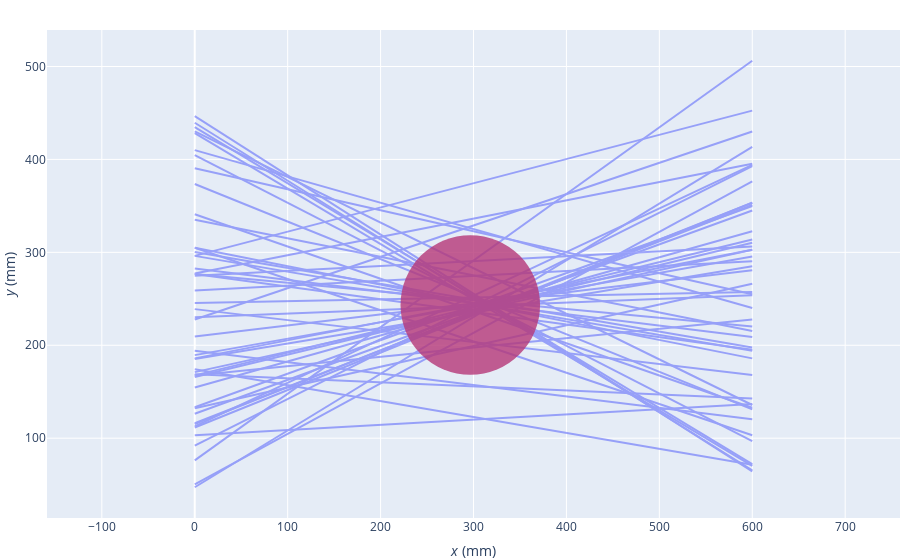

The cell this chart's notebook holds for it:
### Code cell
# Plot all LoRs and the minimum distance point (MDP)
grapher = PlotlyGrapher2D()

grapher.add_lines(lors_original)
grapher.add_points([x], size=s)

grapher.show()

### Figure 1 — Plotly figure (JSON) as saved in the notebook; plotly's stock layout.template omitted (floating-point values rounded to 4 significant figures; data arrays with more than 128 entries replaced by an {"elided": "..."} marker saying what was removed)
{"data": [{"line": {"width": 2}, "mode": "lines", "opacity": 0.6, "type": "scatter", "x": {"elided": "150 int values"}, "xaxis": "x", "y": {"elided": "150 float values"}, "yaxis": "y"}, {"marker": {"color": [243.4], "colorscale": [[0, "#000004"], [0.1111, "#180f3d"], [0.2222, "#440f76"], [0.3333, "#721f81"], [0.4444, "#9e2f7f"], [0.5556, "#cd4071"], [0.6667, "#f1605d"], [0.7778, "#fd9668"], [0.8889, "#feca8d"], [1, "#fcfdbf"]], "opacity": 0.8, "size": 139.5}, "mode": "markers", "type": "scatter", "x": [296.5], "xaxis": "x", "y": [243.4], "yaxis": "y"}], "layout": {"annotations": [{"font": {"size": 16}, "showarrow": false, "text": "  ", "x": 0.5, "xanchor": "center", "xref": "paper", "y": 1, "yanchor": "bottom", "yref": "paper"}], "margin": {"b": 30, "l": 0, "r": 0, "t": 30}, "showlegend": false, "xaxis": {"anchor": "y", "domain": [0, 1], "range": [0, 600], "title": {"text": "<i>x</i> (mm)"}}, "yaxis": {"anchor": "x", "domain": [0, 1], "scaleanchor": "x", "scaleratio": 1, "title": {"text": "<i>y</i> (mm)"}}}}
